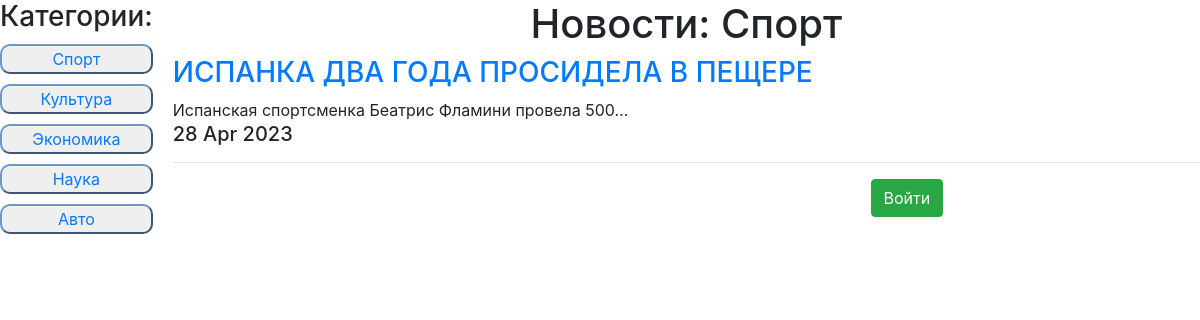
Page /news/category/1/ on the committed database.
### news/models.py (models this page shows, shortened)
class Category(models.Model):
	new_category = models.CharField(max_length = 100, unique = True)
	def __str__(self):
		return f'{self.new_category}'

class Post(models.Model):
	POST_TYPE = [('AR', 'Статья'), ('NW', 'Новость')]
	author = models.ForeignKey(Author, on_delete = models.CASCADE)
	post_type = models.CharField(max_length = 2, choices = POST_TYPE, default = 'AR')
	time_create = models.DateTimeField(auto_now_add = True)
	title = models.CharField(max_length = 255)
	text = models.TextField()
	rating = models.IntegerField(default = 0)
	categories = models.ManyToManyField(Category, through='PostCategory')

### news/views.py (the view)
# urls.py: path('', PostsList.as_view(), name=''),
class PostsList(ListView):
    model = Post
    template_name ='news.html'
    context_object_name = 'news'
    paginate_by = 10
    def get_queryset(self):
        if len(self.kwargs):
            category = Category.objects.get(id=self.kwargs['category_id'])
            queryset = Post.objects.filter(categories=category).order_by('-time_create')
        else:
            queryset = Post.objects.order_by('-time_create')
        return queryset
    def get_context_data(self, **kwargs):
        context = super().get_context_data(**kwargs)
        context['is_author'] = self.request.user.groups.filter(name = 'Authors').exists()
        context['categories'] = Category.objects.all()
        if len(self.kwargs):
            context['category_name'] = Category.objects.get(id=self.kwargs['category_id'])
        return context

### news/templatetags/custom_filters.py (called while the page is built)
@register.filter(name='censor')
def censor(text):
    bad_words = ('Теперь', 'нового', 'вышло')
    for word in bad_words:
        if word in text:
            text = text.replace(word, '*****')
    return text

### templates/news.html (shortened to what this page needs)
{% extends 'default.html' %}
{% load custom_filters %}
{% load static %}
{% block css %}
    <link href="{% static '/news/style.css' %}" rel="stylesheet">
    <link href="{% static '/bootstrap/bootstrap.min.css' %}" rel="stylesheet">
{% endblock css %}
{% block content %}
    <div class="conteiner">
        <div class="item sidebar">
            <h3>Категории:</h3>
            <ul>
                {% for category in categories %}
            <li><button id="category_buttons">
                <a class="a_cat_filter" href="{% url 'category_filter' category.id %}">{{ category }}</a>
            </button></li>
                {% endfor %}
            </ul>
        </div>
    <div class="item content">
    {% if not category_name %}
        <h1 id="count_cat_news">Новости по всем категориям</h1>
    {% else %}
        <h1 id="count_cat_news">Новости: {{ category_name }}</h1>
    {% endif %}
{% for onenews in news%}
    <a href="{% url 'post_detail' onenews.id %}"><h3>{{onenews.title|censor}}</h3></a>
    {{onenews.text|truncatechars:50|censor}}
    <h5>{{onenews.time_create|date:'d M Y'}}</h5>
<hr>
{% endfor %}
    <div style="width: 50%; margin: 10px 25% 50px 25%">
        {% if user.is_authenticated %}
                <a href="{% url 'logout' %}" style="float: right; text-decoration: none"><button type="button" style="float: right" class="btn btn-success">Выйти</button></a>
        {% else %}
                <a href="/accounts/login/?next=/"><button style="float: right" class="btn btn-success">Войти</button></a>
        {% endif %}
    </div>
    </div>
    </div>
{% endblock content %}

### static/news/style.css (style rules this page uses)
.conteiner { grid-template-areas: 'sidebar content'; display: grid; grid-template-columns: 1fr 8fr; grid-column-gap: 20px; }
.sidebar { grid-area: sidebar; text-align: center; list-style-type: none; }
.content { grid-area: content; }
ul { display: contents; }
#category_buttons { width: 100%; border-radius: 10px; border-color: #6f94c6; }
.a_cat_filter { text-decoration: none; }
li { margin-top: 10px; }
#count_cat_news { text-align: center; }

### rows in the picture
Category: new_category "Спорт"
Category: new_category "Культура"
Category: new_category "Экономика"
Category: new_category "Наука"
Category: new_category "Авто"
Post: title|censor "ИСПАНКА ДВА ГОДА ПРОСИДЕЛА В ПЕЩЕРЕ", text|censor "Испанская спортсменка Беатрис Фламини провела 500…", time_create "28 Apr 2023"
